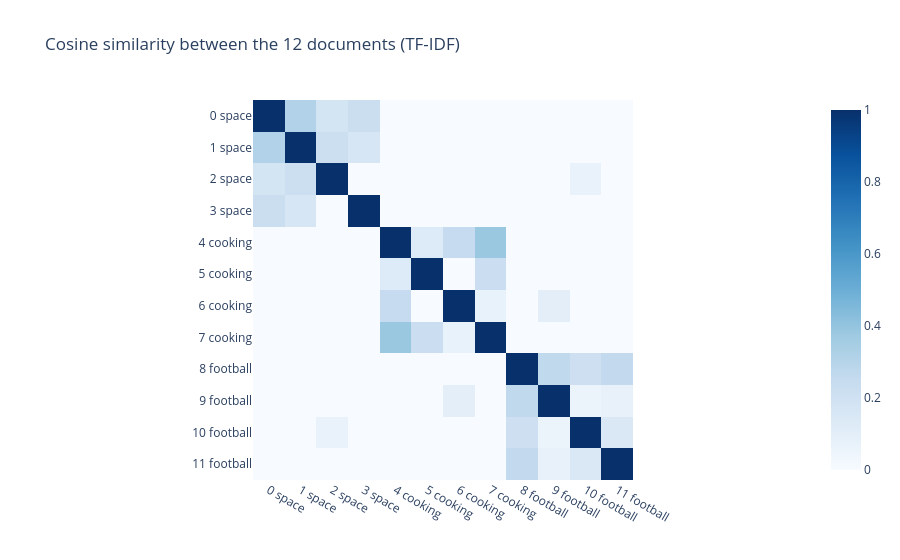

Notebook cell for this chart:
### Markdown cell above
#### See it with data 🔬: which documents look alike?

The cosine similarity between all the pairs of documents gives a 12 × 12 table.

### Code cell
similarity = cosine_similarity(tfidf)
labels = [f"{i} {s}" for i, s in enumerate(corpus["subject"])]
fig = px.imshow(similarity, x=labels, y=labels, color_continuous_scale="Blues", zmin=0, zmax=1,
                title="Cosine similarity between the 12 documents (TF-IDF)")
fig.show()

np.fill_diagonal(similarity, 0)                 # ignore the similarity of a document with itself
i, j = np.unravel_index(similarity.argmax(), similarity.shape)
print(f"Most similar pair: documents {i} and {j}, cosine = {similarity[i, j]:.2f}")
upper = np.triu_indices(12, 1)                  # the 66 pairs of different documents
same_subject = (corpus["subject"].to_numpy()[upper[0]] == corpus["subject"].to_numpy()[upper[1]])
print(f"Mean similarity, same subject:      {similarity[upper][same_subject].mean():.3f}")
print(f"Mean similarity, different subject: {similarity[upper][~same_subject].mean():.3f}")
print(f"Pairs with a similarity of 0: {(similarity[upper] == 0).sum()} out of 66")

### Figure 1 — Plotly figure (JSON) as saved in the notebook; plotly's stock layout.template omitted (floating-point values rounded to 4 significant figures; data arrays with more than 128 entries replaced by an {"elided": "..."} marker saying what was removed)
{"data": [{"coloraxis": "coloraxis", "hovertemplate": "x: %{x}<br>y: %{y}<br>color: %{z}<extra></extra>", "name": "0", "type": "heatmap", "x": ["0 space", "1 space", "2 space", "3 space", "4 cooking", "5 cooking", "6 cooking", "7 cooking", "8 football", "9 football", "10 football", "11 football"], "xaxis": "x", "y": ["0 space", "1 space", "2 space", "3 space", "4 cooking", "5 cooking", "6 cooking", "7 cooking", "8 football", "9 football", "10 football", "11 football"], "yaxis": "y", "z": {"elided": "12x12 float values"}}], "layout": {"coloraxis": {"autocolorscale": false, "cmax": 1, "cmin": 0, "colorscale": [[0.0, "rgb(247,251,255)"], [0.125, "rgb(222,235,247)"], [0.25, "rgb(198,219,239)"], [0.375, "rgb(158,202,225)"], [0.5, "rgb(107,174,214)"], [0.625, "rgb(66,146,198)"], [0.75, "rgb(33,113,181)"], [0.875, "rgb(8,81,156)"], [1.0, "rgb(8,48,107)"]]}, "title": {"text": "Cosine similarity between the 12 documents (TF-IDF)"}, "xaxis": {"anchor": "y", "constrain": "domain", "domain": [0.0, 1.0], "scaleanchor": "y"}, "yaxis": {"anchor": "x", "autorange": "reversed", "constrain": "domain", "domain": [0.0, 1.0]}}}
